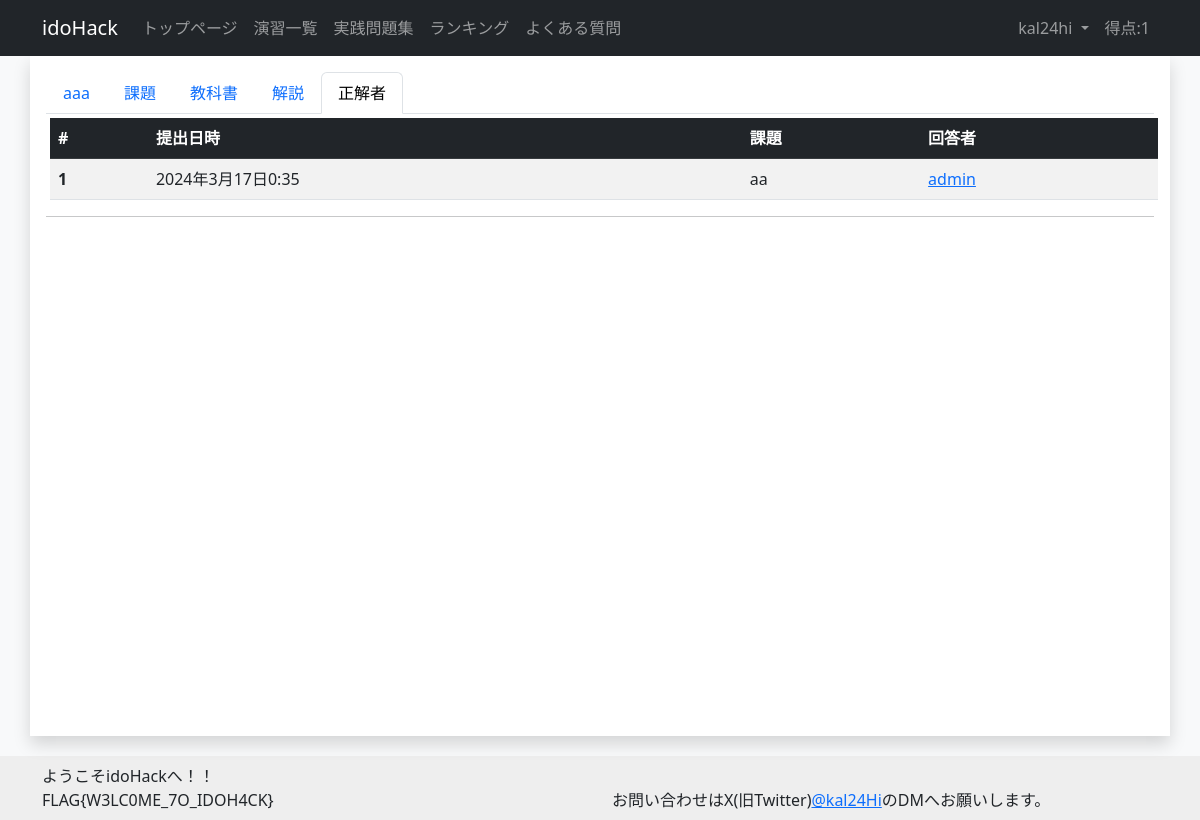
/exercise/1/submit/ (signed in), run on an earlier commit of the app's database.
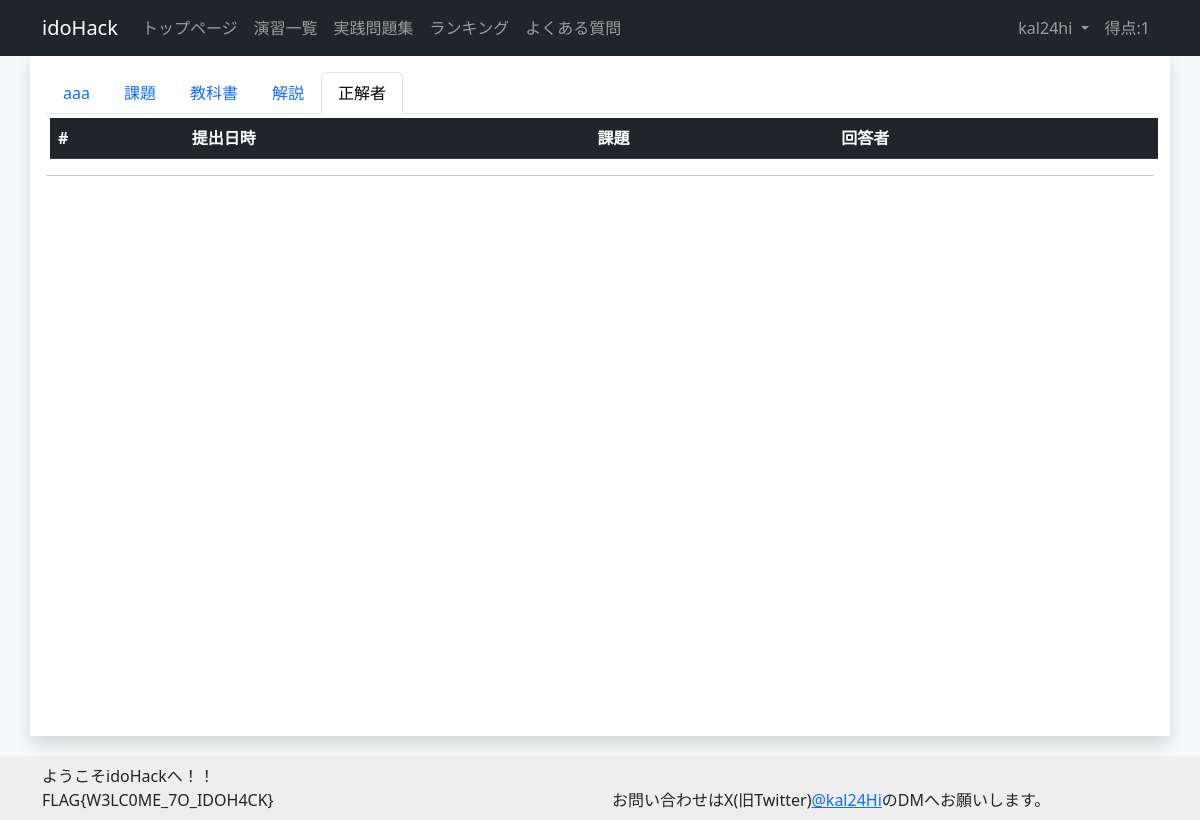
And on a later commit of the database.
### challenge/models.py (models this page shows, shortened)
class SubmitModel(models.Model):
        challenge_title = models.ForeignKey(ChallengeModel, to_field="challenge_title", on_delete=models.SET_NULL, null=True, verbose_name="課題") # 課題
        uuid = models.ForeignKey(CustomUser, to_field="uuid", on_delete=models.CASCADE, null=True, verbose_name="UUID") # UUID
        submit_time = models.DateTimeField(auto_now_add=True, verbose_name="提出日時") # 提出日時
        class Meta:
            verbose_name = 'Submit'

class ChallengeModel(models.Model):
    category = models.ForeignKey(CategoryModel, on_delete=models.SET_NULL, null=True, verbose_name="カテゴリ") # カテゴリ
    exercise_title = models.ForeignKey(ExerciseModel, on_delete=models.SET_NULL, null=True, verbose_name="演習名") # 演習のタイトル
    challenge_number = models.IntegerField(default=0, verbose_name="番号") # 課題の番号
    challenge_title = models.CharField(max_length=100,  default="", verbose_name="タイトル", unique=True) # 課題のタイトル
    score = models.IntegerField(default="", verbose_name="配点") # 課題の配点
    flag = models.CharField(max_length=100,  default="", verbose_name="フラグ") # フラグ
    visible = models.BooleanField(default=False, verbose_name="一般ユーザへの公開") # 課題が公開されているかどうか
    is_practice = models.BooleanField(default=False, verbose_name="実戦問題に表示する。") # 実戦問題かどうか
    discription = MDTextField(default="", verbose_name="説明") # 課題の説明
    hint_one = models.CharField(max_length=200, default="", blank=True, verbose_name="ヒントその１")
    hint_two = models.CharField(max_length=200, default="", blank=True, verbose_name="ヒントその２")
    hint_three = models.CharField(max_length=200, default="", blank=True, verbose_name="ヒントその３")
    cleared_count = models.IntegerField(default=0, verbose_name="クリア者数") # 課題をクリアした人数
    created_at = models.DateTimeField(auto_now_add=True, verbose_name="作成日時") # 課題の作成日時
    updated_at = models.DateTimeField(auto_now=True, verbose_name="更新日時") # 課題の更新日時
    def __str__(self):
        return self.challenge_title
    class Meta:
        verbose_name = 'Challenge'

### account/models.py (models this page shows)
class CustomUser(AbstractUser):
    uuid = models.UUIDField(default=uuid.uuid4, editable=False, unique=True, verbose_name="UUID") # ユーザのUUID
    total_score = models.IntegerField(default=0, verbose_name="総得点") # ユーザの総得点
    biography = models.TextField(max_length=500, blank=True, verbose_name="自己紹介") # ユーザの自己紹介
    twitter_url = models.URLField(max_length=200, blank=True, verbose_name="TwitterURL") # ユーザのTwitterのURL
    github_url = models.URLField(max_length=200, blank=True, verbose_name="GitHubURL") # ユーザのGitHubのURL
    linkedin_url = models.URLField(max_length=200, blank=True, verbose_name="LinkedInURL") # ユーザのLinkedInのURL
    country = models.CharField(max_length=100, blank=True, verbose_name="国籍") # ユーザの国籍
    occupation = models.CharField(max_length=50, verbose_name="職業", choices=(('Student', '学生'),
                                          ('teacher', '教員'),
                                          ('SecurityEngineer', 'セキュリティエンジニア'),
                                          ('IT', 'IT職'),
                                          ('other', 'その他')))
    is_active = models.BooleanField(default=True, verbose_name="アクティブユーザ") # ユーザがアクティブかどうか
    is_staff = models.BooleanField(default=False, verbose_name="スタッフユーザ") # ユーザがスタッフかどうか
    is_writer = models.BooleanField(default=False, verbose_name="作問ユーザ") # ユーザが作問者かどうか

### challenge/views.py (the view)
# urls.py: path('exercise/<int:pk>/submit/', views.SubmitView.as_view(), name='submit'),
class SubmitView(LoginRequiredMixin, ListView):
    model = SubmitModel
    template_name = 'challenge/exercise_submit.html'
    context_object_name = 'submit_list'
    def get_queryset(self) -> Any:
        exercise = ExerciseModel.objects.get(pk=self.kwargs['pk'])
        challenge = ChallengeModel.objects.filter(exercise_title=exercise)
        submit_list = []
        for c in challenge:
            submit_list += SubmitModel.objects.filter(challenge_title=c)
        return submit_list
    def get_context_data(self, **kwargs: Any) -> Any:
        context = super().get_context_data(**kwargs)
        context['exercise_detail'] = ExerciseModel.objects.get(pk=self.kwargs['pk'])
        return context

### templates/challenge/exercise_submit.html
{% extends "base.html" %}
{% block content %}
<ul class="nav nav-tabs">
  <li class="nav-item">
    <a class="nav-link" aria-current="page" href="{%url 'exercise_detail' exercise_detail.id%}">{{exercise_detail.exercise_title}}</a>
  </li>
  <li class="nav-item">
    <a class="nav-link" aria-current="page" href="{%url 'challenge_list' exercise_detail.id%}">課題</a>
  </li>
  {% if exercise_detail.exercise_title != "実戦問題集"%}
  <li class="nav-item">
    <a class="nav-link" aria-current="page" href="{%url 'textbook' exercise_detail.id%}">教科書</a>
  </li>
  <li class="nav-item">
    <a class="nav-link" aria-current="page" href="{%url 'explanation' exercise_detail.id%}">解説</a>
  </li>
  {% endif %}
  <li class="nav-item">
    <a class="nav-link active" aria-current="page" href="{%url 'submit' exercise_detail.id%}">正解者</a>
  </li>
</ul>
<table class="table table-striped table-hover m-1">
  <thead>
    <tr class="table-dark">
      <th scope="col">#</th>
      <th scope="col">提出日時</th>
      <th scope="col">課題</th>
      <th scope="col">回答者</th>
    </tr>
  </thead>
  <tbody>
        {%for submit in submit_list%}
        <tr>
            <th scope="row">{{forloop.counter}}</th>
            <td>{{submit.submit_time}}</td>
            <td>{{submit.challenge_title}}</td>
            <td><a href="{%url 'profile' submit.uuid%}">{{submit.uuid}}</a></td>
        </tr>
        {%endfor%}
  </tbody>
</table>
{% endblock %}

What changed in the data, as far as the page shows it:
removed SubmitModel: submit_time "2024年3月17日0:35", challenge_title "aa", uuid "admin"
